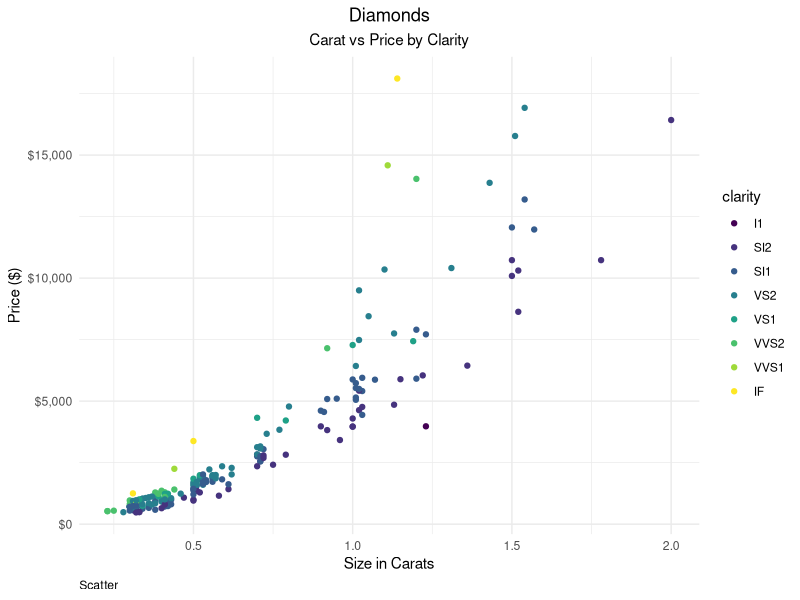

Reproduce this figure in R.
library(tidyverse)
library(scales)
library(ggplot2)
library(dplyr)
library(stats)
library(ggthemes)

plot.data <- diamonds %>%
  filter(color == "D") %>%
  sample_n(200)

ggplot(data = plot.data, aes(x = carat, y = price)) +
  geom_point(aes(color = clarity)) +
  labs(
    title = "Diamonds",
    subtitle = "Carat vs Price by Clarity",
    caption = "Scatter"
  ) +
  scale_x_continuous(name = "Size in Carats") +
  scale_y_continuous(
    name = "Price ($)",
    labels = dollar_format()
  ) +
  theme_minimal() +
  theme(
    plot.title = element_text(hjust = 0.5),
    plot.subtitle = element_text(hjust = 0.5),
    plot.caption = element_text(hjust = 0)
  )






